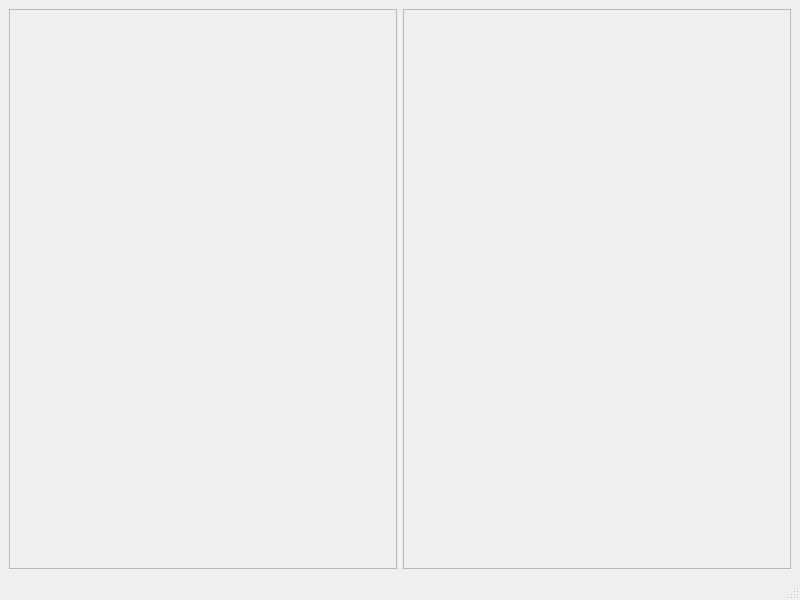
<?xml version="1.0" encoding="UTF-8"?>
<ui version="4.0">
 <class>MainWindow</class>
 <widget class="QMainWindow" name="MainWindow">
  <property name="geometry">
   <rect>
    <x>0</x>
    <y>0</y>
    <width>800</width>
    <height>600</height>
   </rect>
  </property>
  <property name="windowTitle">
   <string>MainWindow</string>
  </property>
  <widget class="QWidget" name="centralwidget">
   <layout class="QHBoxLayout" name="horizontalLayout">
    <item>
     <widget class="QFrame" name="frame">
      <property name="frameShape">
       <enum>QFrame::StyledPanel</enum>
      </property>
      <property name="frameShadow">
       <enum>QFrame::Raised</enum>
      </property>
     </widget>
    </item>
    <item>
     <widget class="QFrame" name="frame_2">
      <property name="frameShape">
       <enum>QFrame::StyledPanel</enum>
      </property>
      <property name="frameShadow">
       <enum>QFrame::Raised</enum>
      </property>
     </widget>
    </item>
   </layout>
  </widget>
  <widget class="QMenuBar" name="menubar">
   <property name="geometry">
    <rect>
     <x>0</x>
     <y>0</y>
     <width>800</width>
     <height>22</height>
    </rect>
   </property>
  </widget>
  <widget class="QStatusBar" name="statusbar"/>
 </widget>
 <resources/>
 <connections/>
</ui>
